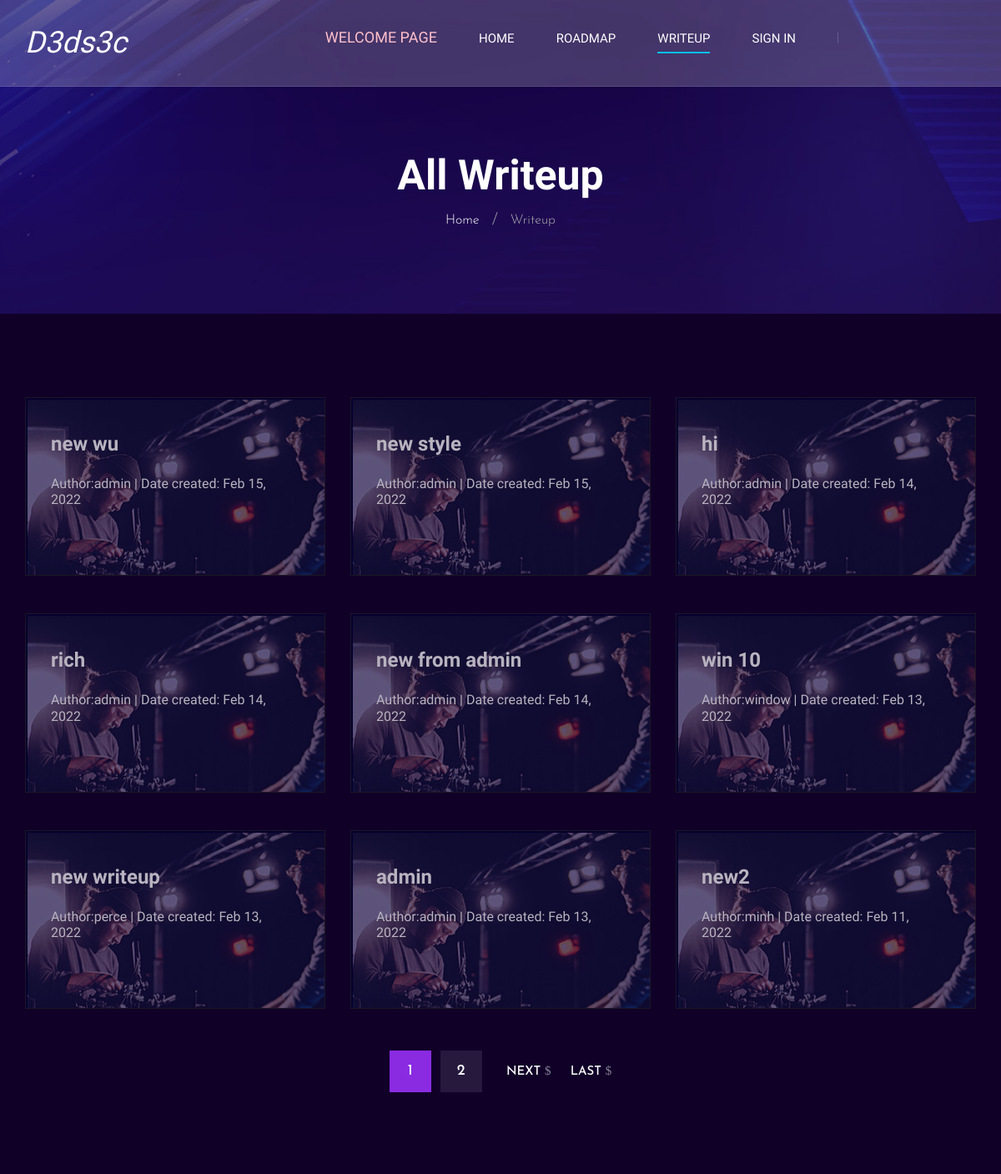
Before: /dedsec/writeup/ (upper part) with the older database file.
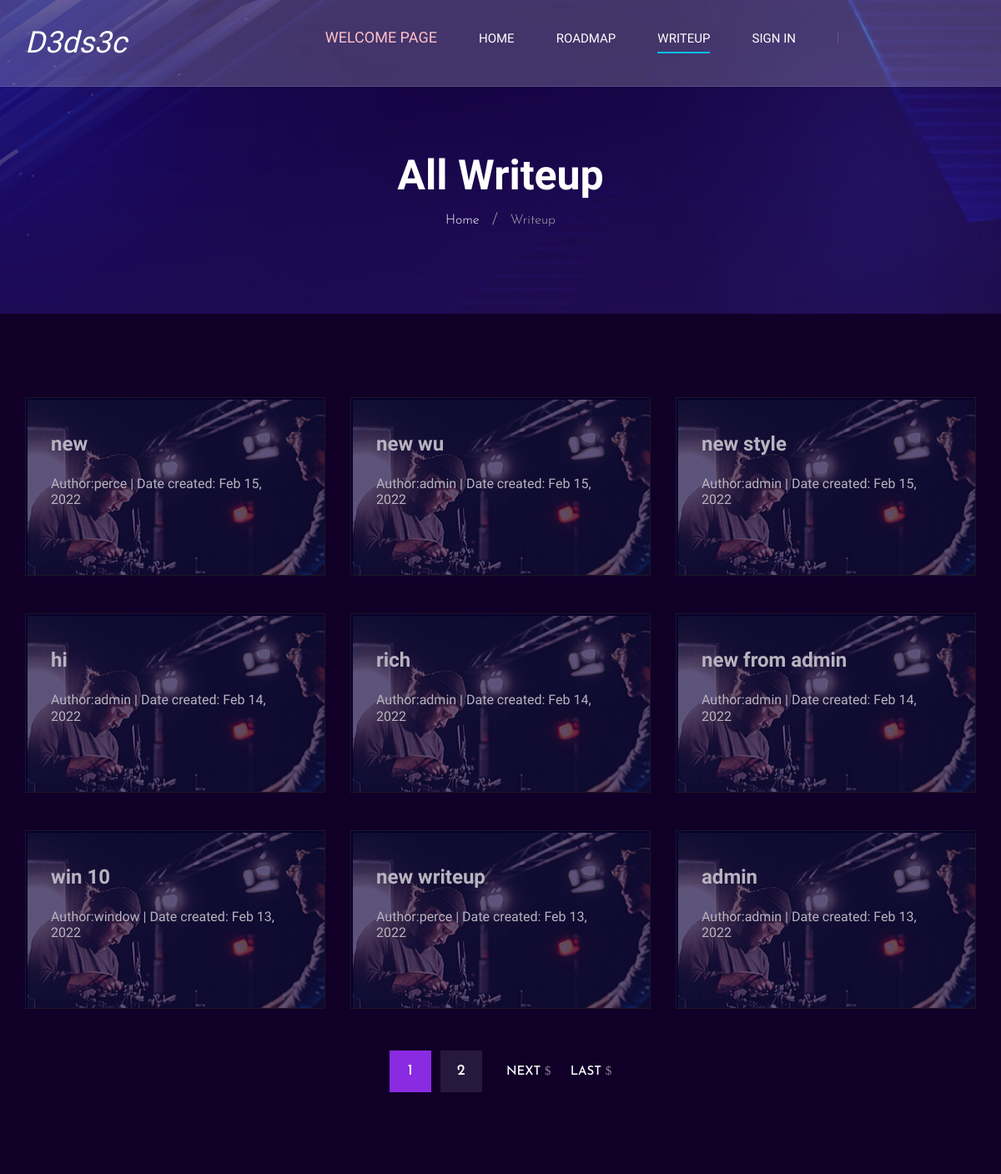
After: the same page with the newer database file.
### writeup/models.py (models this page shows, shortened)
class Writeup(models.Model):
    like = models.ManyToManyField(User,related_name='like')
    title = models.CharField(max_length=100)
    prerequis =  RichTextUploadingField(blank=True, null=True)
    content_upload = RichTextUploadingField(blank=True, null=True)
    cate = models.ManyToManyField(Cate, related_name='writeup')
    date_create = models.DateTimeField(default = timezone.now)
    author = models.ForeignKey(User, on_delete=models.CASCADE,related_name='writeup')

### writeup/views.py (the view)
class Writeuplist(ListView):
    model = Writeup
    context_object_name = 'post'
    paginate_by = 9
    def get_queryset(self) :
        return Writeup.objects.all().order_by('-date_create')

### writeup/templates/writeup/writeup.html (shortened to what the changed rows need)
{%extends 'writeup/base.html'%}
{%load static%}
{% block content %}
    <header class="header">
        <div class="container">
            <div class="row">
                <div class="col-lg-2">
                    <div class="header__logo">
                        <a href="{%url 'wuhpage'%}" style="color: white;"><h2 style="color: white;"><em> D3ds3c</em> </h2></a>
                    </div>
                </div>
            </div>
        </div>
    </header>
    <div class="breadcrumb-option spad set-bg" data-setbg="{% static 'writeup/img/breadcrumb-bg.jpg'%}">
        <div class="container">
            <div class="row">
                <div class="col-lg-12 text-center">
                    <div class="breadcrumb__text">
                        <h2>All Writeup</h2>
                    </div>
                </div>
            </div>
        </div>
    </div>
    <section class="blog spad">
        <div class="container">
            <div class="row">
                {%for p in post%}
                <div class="col-lg-4 col-md-6 col-sm-6">
                    <a href="{%url 'writeupdetail' p.id%}">
                    <div class="blog__item">
                        <h4>  {{p.title}}</h4>
                        <p> <h6 style="color: white;"> <a href="{%url 'profile' p.author.id%}"> Author:{{p.author.first_name}}</a>  | Date created: {{p.date_create|date:"M d, Y" }}</h6></p>
                        <br>
                    </div>
                    </a>
                </div>
                {%endfor%}
            </div>
            {%if is_paginated%}
                <div class="row">
                    <div class="col-lg-12">
                        <div class="pagination__option blog__pagi">
                            {%for p in page_obj.paginator.page_range%}
                            {%if p == page_obj.number%}
                            <a href="?page={{p}}" class="number__pagination " style="background-color: blueviolet;">{{p}}</a>
                            {%else%}
                            <a href="?page={{p}}" class="number__pagination">{{p}}</a>
                            {%endif%}
                            {%endfor%}
                            {%if page_obj.has_next%}
                            <a href="?page={{page_obj.next_page_number}}" class="arrow__pagination right__arrow">Next <span class="arrow_right"></span></a>
                            <a href="?page={{page_obj.paginator.num_pages }}" class="arrow__pagination right__arrow">Last <span class="arrow_right"></span></a>
                            {%endif%}
                        </div>
                    </div>
                </div>
            {%endif%}
        </div>
    </section>
{% endblock %}

Changed rows visible on the page:
no longer on this page (row unchanged): Writeup: title "new2", author.first_name "minh", date_create "Feb 11, 2022"
added Writeup: title "new", author.first_name "perce", date_create "Feb 15, 2022"
